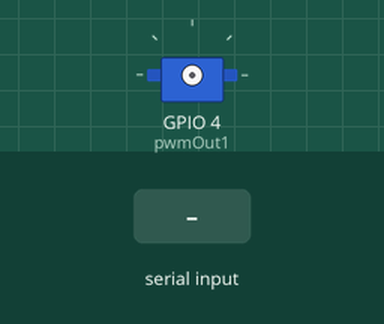
A program run on a simulated ESP32. On the bench: servo. The inputs (shaded band) are chosen by the test bench. Servo pulses on a pin are drawn as a servo (544–2400 µs = 0–180°); what the program prints to the serial monitor is not drawn.

Above: at 1.2 s.
1.3 s: "90,45\n" received over Serial
2.8 s: "30,150\n" received over Serial
At 3.2 s:
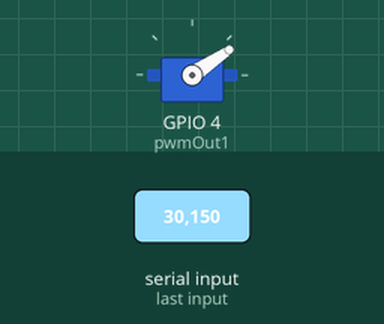
4.3 s: "5\n" received over Serial
At 5.5 s:
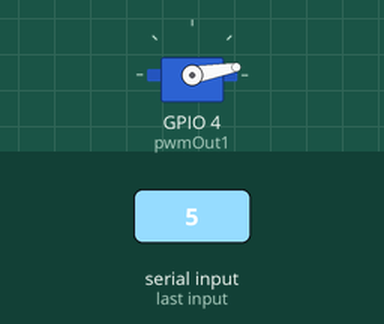
5.8 s: "200\n" received over Serial
At 6.7 s:
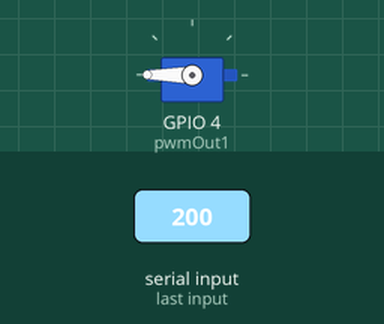
7.3 s: "90\n" received over Serial
At 7.8 s:
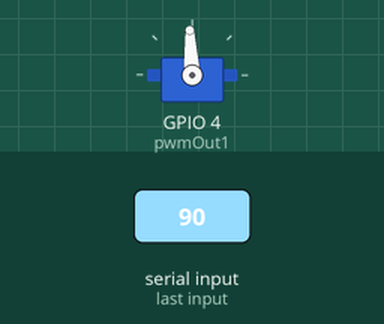
Timing chart, 0 to 9.8 s (numbered marks = the images above; inputs shaded):
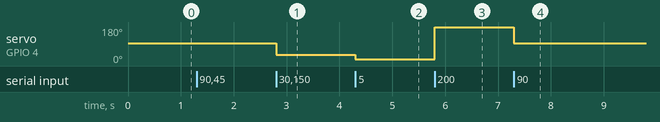

The program:

main.cpp
```cpp
#include <Arduino.h>
#include "driver/ledc.h"

#define pwmChannel1 1
#define pwmOut1 4

// 3% to 11% possible for the servo
// 11.9% duty cycle is claw fully open
// 10.2% is horizontal
// 9.4% is fully closed

int servoFreq = 50;
//int min = 123; // Corresponds to 0 degrees
//int max = 492; // Corresponds to 180 degrees

void writePosition(int degrees);

void setup() {
  Serial.begin(115200);

  ledcSetup(pwmChannel1, servoFreq, 12); // (pwmchannel to use, frequency in Hz, number of bits)
  ledcAttachPin(pwmOut1, pwmChannel1);
}

void loop() {
  if (Serial.available()) {
    String line = Serial.readStringUntil('\n');
    int pos = line.toInt();
    Serial.printf("Moving to %d", pos);
    writePosition(pos);
  }
}

void writePosition(int degrees) {
  int position = degrees * 369 / 180 + 123; // convert angle to PWM frequency out of 4096 (12 bits)
  ledcWrite(pwmChannel1, position);
}

void writeDutyCycle(double percent) {
  ledcWrite(pwmChannel1, int(percent * 4096));
}
```

Measured:
- after the input at 2.8 s, servo on GPIO 4 (pwmOut1): 93° → 34° at once
- after the input at 4.3 s, servo on GPIO 4 (pwmOut1): 34° → 10° at once
- after the input at 5.8 s, servo on GPIO 4 (pwmOut1): 10° → 180° at once
- after the input at 7.3 s, servo on GPIO 4 (pwmOut1): 180° → 93° at once
